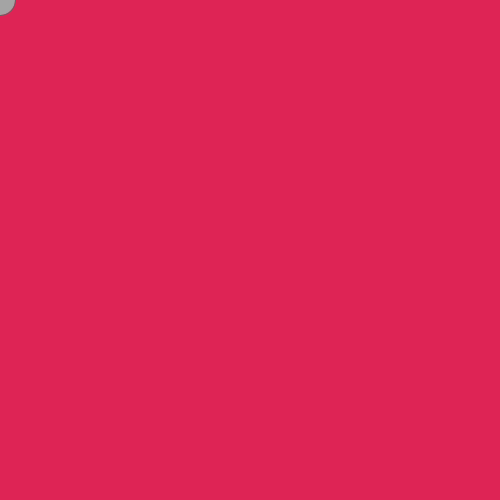
Frame 1 (no input)
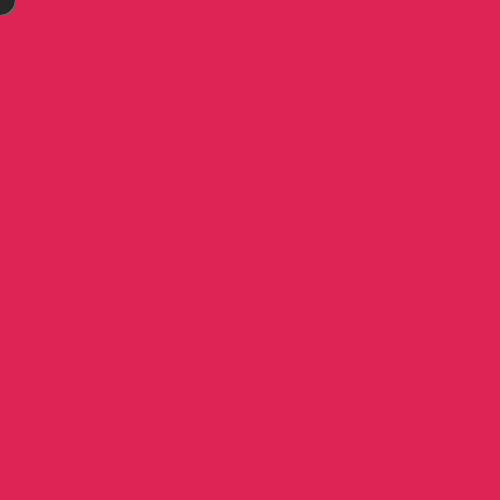
Frame 60 (the mouse pressed at the canvas centre just before this capture)
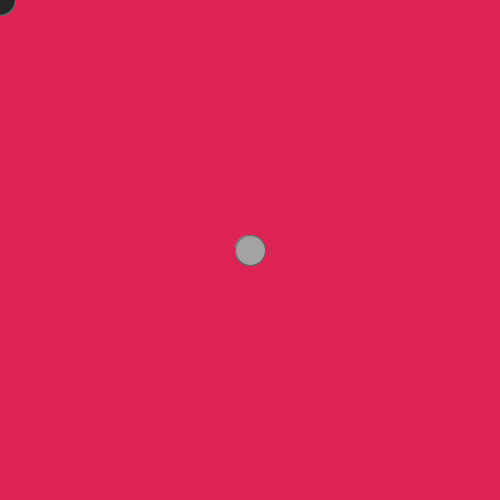
Frame 120 (the mouse held since frame 60 and released just before this capture)

The Processing sketch that drew these frames (run headless with seeded random() and noise(); from frame 60 on, the mouse is pressed at the canvas centre):

// Processing sketch: processing_44028
// ── processing_44028.pde


void setup() {
  size(500, 500);
  smooth();
  background(222,36,85);
}
{
color c;}

void draw() {
  
  if (mousePressed) {
    fill(random(255));
  } else {
    fill(random(255));
    stroke(100);
  }
  ellipse(mouseX, mouseY, 30, 30);
}

 void keyPressed() {
   if (key == ' ') {
     background (222,36,85);
   } 
 }
